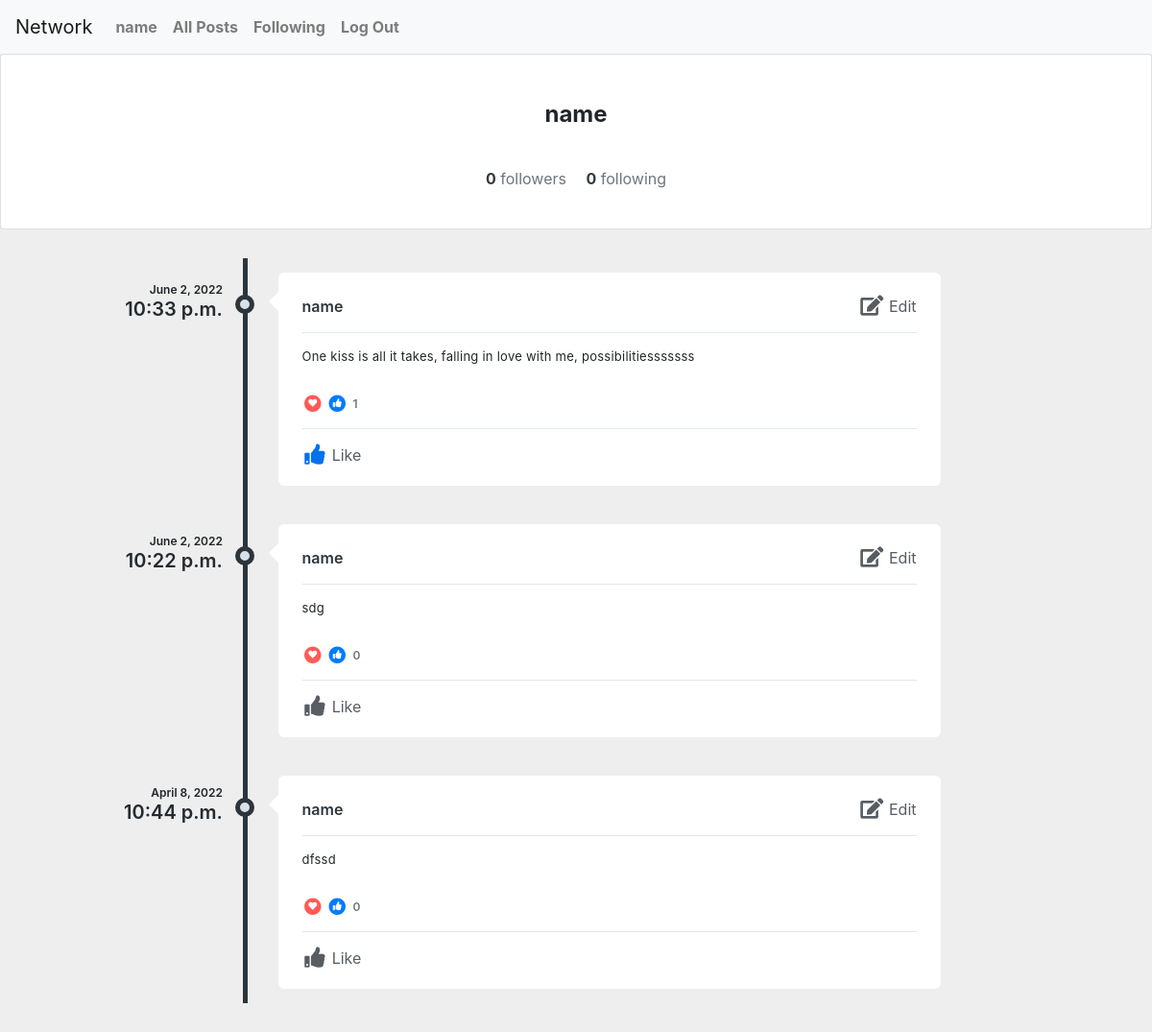
The page /name/ (signed in) on the database its author committed.
### network/models.py (models this page shows, shortened)
class User(AbstractUser):
    pass

class Posts(models.Model):
    person = models.ForeignKey(User, on_delete=models.CASCADE)
    post = models.CharField(max_length=280)
    timestamp = models.DateTimeField(auto_now_add=True)
    likes = models.ManyToManyField(User, related_name= 'likes')
    def likes_as_flat_user_id_list(self):
        return self.likes.values_list('id', flat=True)

### network/views.py (the view)
# urls.py: path("<str:person_url>/", views.username, name="username"),
def username(request, person_url):
    if request.method == "GET":
        person = User.objects.filter(username = person_url)
        posts = Posts.objects.filter(person__username = person_url).order_by('-id')
        if Following.objects.filter(person__username = person_url).exists():
            following = Following.objects.filter(person__username = person_url ).values("following")
            for first in following:
                if first["following"] == None:
                    following = 0
                    break
                else:
                    following = Following.objects.filter(person__username = person_url ).values("following").count()
                    break
        else:
            following = 0
        if Following.objects.filter(following__username = person_url).exists():
            followers = Following.objects.filter(following__username = person_url).count()
        else:
            followers = 0
        userisfollowing = False
        if Following.objects.filter(person = request.user.id).exists():
            if Following.objects.filter(person = request.user.id, following__username = person_url).exists():
                userisfollowing = True
        return render(request, "network/userprofile.html", {"persons": person, "posts": posts, "followers": followers, "following":following, "userisfollowing": userisfollowing})

### network/templates/network/userprofile.html (shortened to what this page needs)
{% extends "network/layout.html" %}
{% load static %}
{% block body %}
<link href="https://cdnjs.cloudflare.com/ajax/libs/font-awesome/5.11.2/css/all.min.css" rel="stylesheet">
<main>
{% for person in persons %}
        <div class="card social-prof">
            <div class="container">
    <div class="text-center py-4">
      <div class="col-md-8 col-lg-6 col-xl-5 p-0 mx-auto">
        <h4 class="font-weight-bold my-4 justify-content-center  align-items-center">{{person.username}}</h4>
         <div class="container">
    <div class="d-flex  justify-content-center align-items-center py-3">
      <div>
        <a href="#" class="d-inline-block text-dark">
          <strong>{{followers}}</strong>
          <span class="text-muted">followers</span>
        </a>
        <a href="#" class="d-inline-block text-dark ml-3">
           {% if following == None %}
           <strong>0</strong>
            {% else %}
          <strong>{{following}}</strong>
           {% endif %}
          <span class="text-muted">following</span>
        </a>
      </div>
    </div>
  </div>
        </div>
    </div>
  </div>
 </div>
 {% endfor %}
               <div class="profile-content">
               <div class="tab-content p-0">
                  <div class="tab-pane fade active show" id="profile-post">
                     <ul class="timeline">
                         {% for post in posts %}
                        <li>
                           <div class="timeline-time">
                              <span class="date">{{post.timestamp.date}}</span>
                              <span class="time">{{post.timestamp.time}}</span>
                           </div>
                           <div class="timeline-icon">
                              <a href="javascript:;">&nbsp;</a>
                           </div>
                           <div class="timeline-body">
                              <div class="timeline-header">
                                 <span class="username"><a href="javascript:;">{{post.person}}</a> <small></small></span>
                                 {% if post.person.username == user.username %}
                                 <span class="pull-right"><a href="javascript:;" onclick="editpost('{{post.pk}}')" style="color: #575d63;" class="m-r-15 text-inverse-lighter"><i class="fa fa-edit fa-fw fa-lg m-r-3"></i> Edit</a></span>
                                 {% endif %}
                              </div>
                              <div class="timeline-content">
                                 <p data-id= "{{post.pk}}">
                                   {{post.post}}
                                 </p>
                              </div>
                              <div class="timeline-likes">
                                 <div class="stats">
                                    <span class="fa-stack fa-fw stats-icon">
                                    <i class="fa fa-circle fa-stack-2x text-danger"></i>
                                    <i class="fa fa-heart fa-stack-1x fa-inverse t-plus-1"></i>
                                    </span>
                                    <span class="fa-stack fa-fw stats-icon">
                                    <i class="fa fa-circle fa-stack-2x text-primary"></i>
                                    <i class="fa fa-thumbs-up fa-stack-1x fa-inverse"></i>
                                    </span>
                                    <span data-id= "{{post.pk}}6" class="stats-total">{{post.likes.count }} </span>
                                 </div>
                              </div>
                              <div class="timeline-footer">
                                 {% if request.user.id in post.likes_as_flat_user_id_list %}
                                 <a href="javascript:;" onclick="updatelike('{{post.pk}}')" data-id="{{post.pk}}7" class="alreadyliked m-r-15 text-inverse-lighter"><i class="fa fa-thumbs-up fa-fw fa-lg m-r-3"></i> Like</a>
                                 {% else %}
                                 <a href="javascript:;" onclick="updatelike('{{post.pk}}')" data-id="{{post.pk}}7" class="m-r-15 text-inverse-lighter"><i class="fa fa-thumbs-up fa-fw fa-lg m-r-3"></i> Like</a>
                                 {% endif %}
                              </div>
                           </div>
                           </li>
                           {% endfor%}
                        </ul>
</main>
{% endblock %}

### network/templates/network/layout.html (shortened to what this page needs)
{% load static %}
<!DOCTYPE html>
<html lang="en">
    <head>
<link rel="stylesheet" href="https://cdn.jsdelivr.net/npm/bootstrap@4.0.0/dist/css/bootstrap.min.css">
        <link href="{% static 'network/styles.css' %}" rel="stylesheet">
        <link rel="stylesheet" href="https://cdnjs.cloudflare.com/ajax/libs/font-awesome/4.7.0/css/font-awesome.min.css">
    </head>
    <body>
        <nav class="navbar navbar-expand-lg navbar-light bg-light">
            <a class="navbar-brand" href="#">Network</a>
          <div class="collapse navbar-collapse" id="navbarNavAltMarkup">
            <div>
              <ul class="navbar-nav mr-auto">
                {% if user.is_authenticated %}
                    <li class="nav-item">
                        <a class="nav-link" href="{% url 'username' user.username %}"><strong>{{ user.username }}</strong></a>
                    </li>
                {% endif %}
                <li class="nav-item">
                  <a class="nav-link" href="{% url 'index' %}"><strong>All Posts</strong></a>
                </li>
                {% if user.is_authenticated %}
                    <li class="nav-item">
                        <a class="nav-link" href="{% url 'following' user.id %}"><strong>Following</strong></a>
                    </li>
                    <li class="nav-item">
                        <a class="nav-link" href="{% url 'logout' %}"><strong>Log Out</strong></a>
                    </li>
                {% endif %}
              </ul>
            </div>
            </div>
          </nav>
        <div class="body">
            {% block body %}
            {% endblock %}
        </div>
    </body>
</html>

### network/static/network/styles.css (style rules this page uses)
body { background:#eee; }
.b-minus-1, .b-minus-10, .b-minus-2, .b-minus-3, .b-minus-4, .b-minus-5, .b-minus-6, .b-minus-7, .b-minus-8, .b-minus-9, .b-plus-1, .b-plus-10, .b-plus-2, .b-plus-3, .b-plus-4, .b-plus-5, .b-plus-6, .b-plus-7, .b-plus-8, .b-plus-9, .l-minus-1, .l-minus-2, .l-minus-3, .l-minus-4, .l-minus-5, .l-minus-6, .l-minus-7, .l-minus-8, .l-minus-9, .l-plus-1, .l-plus-10, .l-plus-2, .l-plus-3, .l-plus-4, .l-plus-5, .l-plus-6, .l-plus-7, .l-plus-8, .l-plus-9, .r-minus-1, .r-minus-10, .r-minus-2, .r-minus-3, .r-minus-4, .r-minus-5, .r-minus-6, .r-minus-7, .r-minus-8, .r-minus-9, .r-plus-1, .r-plus-10, .r-plus-2, .r-plus-3, .r-plus-4, .r-plus-5, .r-plus-6, .r-plus-7, .r-plus-8, .r-plus-9, .t-minus-1, .t-minus-10, .t-minus-2, .t-minus-3, .t-minus-4, .t-minus-5, .t-minus-6, .t-minus-7, .t-minus-8, .t-minus-9, .t-plus-1, .t-plus-10, .t-plus-2, .t-plus-3, .t-plus-4, .t-plus-5, .t-plus-6, .t-plus-7, .t-plus-8, .t-plus-9 { position: relative!important }
.profile-content { padding: 25px; border-radius: 4px }
.profile-content:after, .profile-content:before { content: ''; display: table; clear: both }
.profile-content .tab-content, .profile-content .tab-pane { background: 0 0 }
.timeline { list-style-type: none; margin: 0; padding: 0; position: relative }
.timeline:before { content: ''; position: absolute; top: 5px; bottom: 5px; width: 5px; background: #2d353c; left: 20%; margin-left: -2.5px }
.timeline>li { position: relative; min-height: 50px; padding: 20px 0 }
.timeline .timeline-time { position: absolute; left: 0; width: 18%; text-align: right; top: 30px }
.timeline .timeline-time .date, .timeline .timeline-time .time { display: block; font-weight: 600 }
.timeline .timeline-time .date { line-height: 16px; font-size: 12px }
.timeline .timeline-time .time { line-height: 24px; font-size: 20px; color: #242a30 }
.timeline .timeline-icon { left: 15%; position: absolute; width: 10%; text-align: center; top: 40px }
.timeline .timeline-icon a { text-decoration: none; width: 20px; height: 20px; display: inline-block; border-radius: 20px; background: #d9e0e7; line-height: 10px; color: #fff; font-size: 14px; border: 5px solid #2d353c; transition: border-color .2s linear }
.timeline .timeline-body { margin-left: 23%; margin-right: 17%; background: #fff; position: relative; padding: 20px 25px; border-radius: 6px }
.timeline .timeline-body:before { content: ''; display: block; position: absolute; border: 10px solid transparent; border-right-color: #fff; left: -20px; top: 20px }
.timeline .timeline-body>div+div { margin-top: 15px }
.timeline .timeline-body>div+div:last-child { margin-bottom: -20px; padding-bottom: 20px; border-radius: 0 0 6px 6px }
.timeline-header { padding-bottom: 10px; border-bottom: 1px solid #e2e7eb; line-height: 30px }
.timeline-header .username { font-size: 16px; font-weight: 600 }
.timeline-header .username, .timeline-header .username a { color: #2d353c }
.timeline-content { letter-spacing: .25px; line-height: 18px; font-size: 13px }
.timeline-content:after, .timeline-content:before { content: ''; display: table; clear: both }
.timeline-footer { background: #fff; border-top: 1px solid #e2e7ec; padding-top: 15px }
.timeline-footer a:not(.btn) { color: #575d63 }
.timeline-likes { color: #6d767f; font-weight: 600; font-size: 12px }
.timeline-likes .stats-total { display: inline-block; line-height: 20px }
.timeline-likes .stats-icon { float: left; margin-right: 5px; font-size: 9px }
.timeline-likes .stats-icon+.stats-icon { margin-left: -2px }
.text-danger, .text-red { color: #ff5b57!important; }

### network/templates/network/userprofile.html (style rules this page uses)
a.alreadyliked i { color: #0571ed; }

### rows shown on the page
User: username "name", followers "0", following "0"
Posts: timestamp "June 2, 2022", timestamp.time "10:33 p.m.", person "name", post "One kiss is all it takes, falling in love with me, possibilitiesssssss", likes.count "1"
Posts: timestamp "June 2, 2022", timestamp.time "10:22 p.m.", person "name", post "sdg", likes.count "0"
Posts: timestamp "April 8, 2022", timestamp.time "10:44 p.m.", person "name", post "dfssd", likes.count "0"
